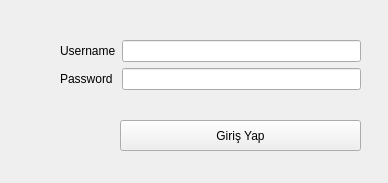
<?xml version="1.0" encoding="UTF-8"?>
<ui version="4.0">
 <class>Form</class>
 <widget class="QWidget" name="Form">
  <property name="geometry">
   <rect>
    <x>0</x>
    <y>0</y>
    <width>388</width>
    <height>183</height>
   </rect>
  </property>
  <property name="windowTitle">
   <string>Form</string>
  </property>
  <widget class="QPushButton" name="GirisYap">
   <property name="geometry">
    <rect>
     <x>120</x>
     <y>120</y>
     <width>241</width>
     <height>31</height>
    </rect>
   </property>
   <property name="text">
    <string>Giriş Yap</string>
   </property>
  </widget>
  <widget class="QWidget" name="layoutWidget">
   <property name="geometry">
    <rect>
     <x>60</x>
     <y>40</y>
     <width>301</width>
     <height>71</height>
    </rect>
   </property>
   <layout class="QFormLayout" name="formLayout">
    <item row="0" column="0">
     <widget class="QLabel" name="label">
      <property name="text">
       <string>Username</string>
      </property>
     </widget>
    </item>
    <item row="0" column="1">
     <widget class="QLineEdit" name="leUsername">
      <property name="styleSheet">
       <string notr="true">font: 75 10pt &quot;MS Shell Dlg 2&quot;;</string>
      </property>
     </widget>
    </item>
    <item row="1" column="0">
     <widget class="QLabel" name="label_2">
      <property name="text">
       <string>Password</string>
      </property>
     </widget>
    </item>
    <item row="1" column="1">
     <widget class="QLineEdit" name="lePassword">
      <property name="styleSheet">
       <string notr="true">font: 75 10pt &quot;MS Shell Dlg 2&quot;;</string>
      </property>
      <property name="echoMode">
       <enum>QLineEdit::Password</enum>
      </property>
     </widget>
    </item>
   </layout>
  </widget>
 </widget>
 <resources/>
 <connections/>
</ui>
